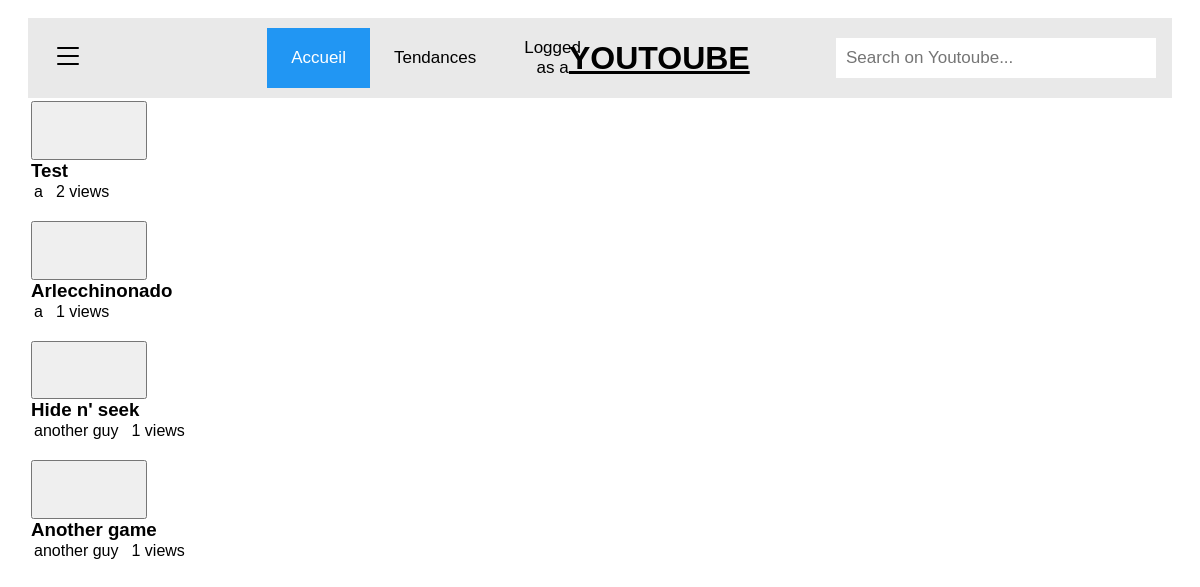
The page /history (signed in) on the database its author committed.
### tables this page shows
CREATE TABLE "Videos" (
	"id"	varchar(50),
	"author"	varchar(100),
	"url"	varchar(200),
	"title"	varchar(200),
	"views"	BLOB,
	"description"	varchar(2000),
	"userID"	varchar(50),
	"isPrivate"	INTEGER,
	CONSTRAINT "PK_Videos" PRIMARY KEY("id")
);

### Projet/control.py (the view)
@app.route("/history", methods=['GET', 'POST'])
def history():
    if 'ID' not in session:
        return redirect(url_for('login', nextURL="history"))
    userID = session['ID']
    videos = getVideosHistory(userID)
    return render_template('history.html', videos = videos, isLogged = True)

### Projet/modele/model.py (called while the page is built)
def ouvrir_connexion():
    cnx = None
    try:
        cnx = sqlite3.connect('Projet/db/bd_youtube.db')
    except BaseException as e:
        print(e)
    return cnx

def getVideo(videoId):
    cnx = ouvrir_connexion()
    cur = cnx.cursor()
    cur.execute("SELECT * FROM Videos WHERE id = ?", (videoId,))
    rows = cur.fetchall()
    cnx.close()
    return rows[0]

def getVideosHistory(userID):
    cnx = ouvrir_connexion()
    cur = cnx.cursor()
    cur.execute("SELECT videoID FROM Historique WHERE userID = ? ORDER BY CAST(\"DATE\" AS INTEGER) DESC;", (userID,))
    rows = cur.fetchall()
    cnx.close()
    result = []
    for row in rows:
        result.append(getVideo(row[0]))
    return result

### Projet/templates/history.html (shortened to what this page needs)
{% extends "base.html" %}
{% block contenu1 %}
<div class="topnav-left">
<a onclick="openNav()" class="navbutton">
</a>
<a class="active" href="/">Accueil</a>
<a href="/trends" class="inactive" >Tendances</a>
{%if isLogged %}
<a href="/account" class="inactive" >Logged as {{session['username']}}</a>
{% endif %}
</div>
{% endblock %}
{% block contenu2 %}
<div class="history">
    <table>
        {% for video in videos %}
        <tr>
            <td>
                <form action="/video" method="POST" id="videoform">
                <button type="submit" name="video" value="{{video[0]}}" class="minia">
                    <video name="vid"  id="{{video[0]}}">
                        <source src="{{url_for('static', filename=video[2])}}" type="video/mp4">
                    </video>
                </button>
                <h3>{{ video[3] }}</h3>
                <div class="datas">
                    <p>{{video[1]}}</p>
                    <p>{{video[4]}} views</p>
                </div>
            </form>
            </td>
        </tr>
        {% endfor %}
    </table>
</div>
{% endblock %}

### Projet/static/CSS/style.css (style rules this page uses)
body { font-family: Arial, Helvetica, sans-serif; }
.navbutton { margin-right: 35%; }
.topnav-left { display: flex; align-items: center; }
.topnav a { float: left; color: black; text-align: center; padding: 20px 24px; text-decoration: none; font-size: 17px; }
.topnav a.active { background-color: #2196F3; color: white; }
a { cursor: pointer; }
h3 { margin-top: 0px; margin-bottom: -15px; }
.datas { display: flex; align-items: center; justify-content: left; border-spacing: 0px; }
video { width: 100%; }
.minia { width: 17% }
.datas p { margin-right: 10px; margin-left: 3px; }
.history table { width: 60%; }

### rows shown on the page
Videos: title "Test", author "a", views "2"
Videos: title "Arlecchinonado", author "a", views "1"
Videos: title "Hide n' seek", author "another guy", views "1"
Videos: title "Another game", author "another guy", views "1"

### other values the page prints
{{ session['username'] }} "a"
